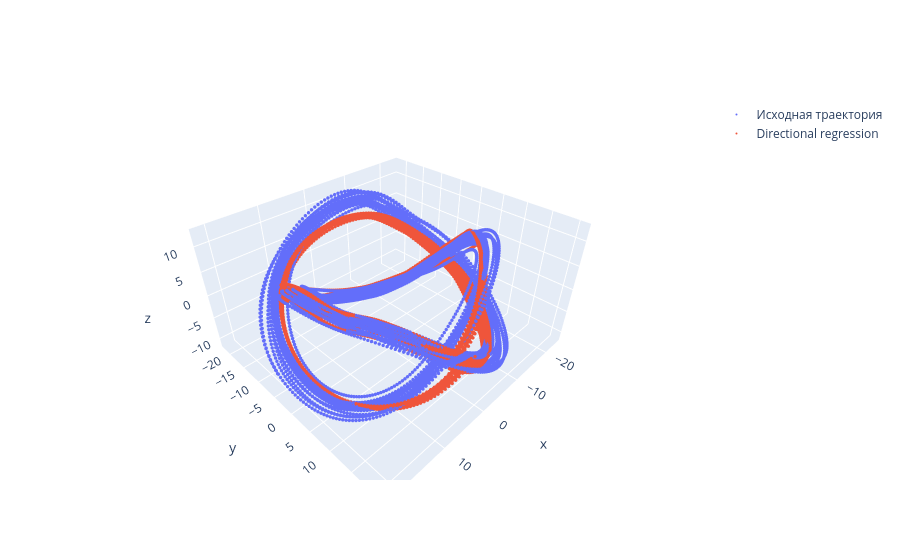

Here is the notebook cell this chart was saved with:
### Code cell
fig = go.Figure()
for trajectory, name in [(track_dr, 'Исходная траектория'), (dr_trajectory, 'Directional regression')]:
    fig.add_trace(go.Scatter3d(x=trajectory[:, 0], y=trajectory[:, 1], z=trajectory[:, 2],
                               mode='markers', marker={'size': 2}, name=name))
fig.show()

### Figure 1 — Plotly figure (JSON) as saved in the notebook; plotly's stock layout.template omitted (floating-point values rounded to 4 significant figures; data arrays with more than 128 entries replaced by an {"elided": "..."} marker saying what was removed)
{"data": [{"marker": {"size": 2}, "mode": "markers", "name": "Исходная траектория", "type": "scatter3d", "x": {"elided": "8581 float values"}, "y": {"elided": "8581 float values"}, "z": {"elided": "8581 float values"}}, {"marker": {"size": 2}, "mode": "markers", "name": "Directional regression", "type": "scatter3d", "x": {"elided": "8581 float values"}, "y": {"elided": "8581 float values"}, "z": {"elided": "8581 float values"}}], "layout": {}}
